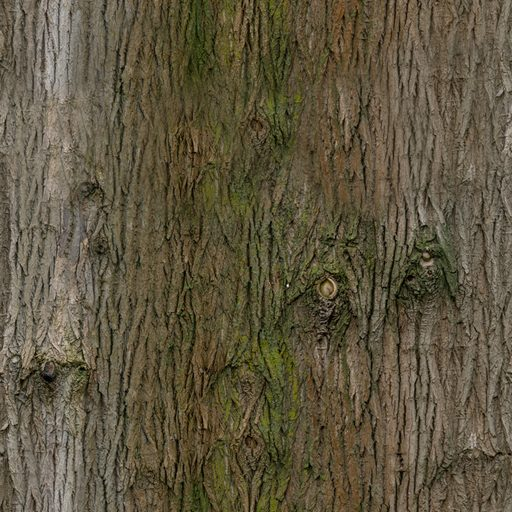
#> input picture tools/city3/tex_trees/tree_bark.jpg, 512 x 512 px
$ python taste_report.py tex_trees/tree_bark.jpg tex_trees/tree_bark.jpg
#> lines starting #> are read from the running program, lines starting #| are printed output that depends on the picture; after the words box and inside, x2 and y2 are one past the last pixel; in counts of white or black regions, pixels touching at a corner belong together
#!/usr/bin/env python3
"""Numeric read on a taste-lab render: exposure, per-tile contrast/edges, warmth, blankness.

    python3 tools/city3/taste_report.py <render.png> [tiles WxH]

Every defect the taste lab tracks has a measurable signature: rug busyness is tile
luma/edge stats, the skyline is edge density in the glazing band, palette warmth is
mean R-B, the lamp is a warm-pixel cluster, blank art is a flat tile. Dense numbers
are how renders get judged here - eyeballs do the tie-breaks, not the pass/fail.
"""
import sys

import numpy as np
from PIL import Image


def luma(a):
    return 0.2126 * a[..., 0] + 0.7152 * a[..., 1] + 0.0722 * a[..., 2]


def grad_density(l, t=8.0):
    """Fraction of pixels with a luma gradient above t (hard edges: skyline, seams)."""
    g = np.zeros(l.shape)
    g[:, :-1] += np.abs(np.diff(l, axis=1))
    g[:-1, :] += np.abs(np.diff(l, axis=0))
    return float((g > t).mean())


def main():
    path = sys.argv[1]
    tx, ty = 8, 5
    if len(sys.argv) > 2 and sys.argv[2].count("x") == 1 and sys.argv[2][0].isdigit():
        tx, ty = (int(v) for v in sys.argv[2].split("x"))
    im = np.asarray(Image.open(path).convert("RGB"), dtype=float)
    H, W, _ = im.shape
#> H = 512; W = 512
    l = luma(im)
#> in luma, `return 0.2126 * a[..., 0] + 0.7152 * a[..., 1] + 0.0722 * a[..., 2]`:
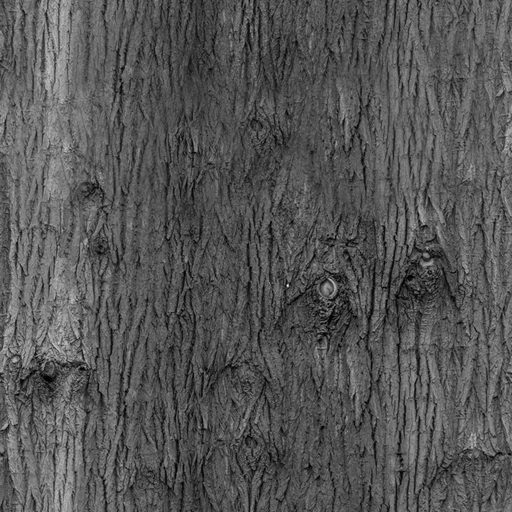
#> returned value: shape (512, 512) float64; min 0, max 254, mean 86.2
    print(f"{path}  {W}x{H}  tiles {tx}x{ty}")
#| tex_trees/tree_bark.jpg  512x512  tiles 8x5
    pr = np.percentile(l, [1, 50, 99])
#> pr = [20.19, 86.19, 153.3]
    print(f"exposure luma p1/p50/p99: {pr[0]:.1f} / {pr[1]:.1f} / {pr[2]:.1f}")
#| exposure luma p1/p50/p99: 20.2 / 86.2 / 153.3
    print(f"global warmth (mean R-B): {im[..., 0].mean() - im[..., 2].mean():+.2f}")
#| global warmth (mean R-B): +31.10
    print("tile grid: luma/edge%  (edge% = pixels with gradient > 8, hard edges)")
    for j in range(ty):
        row = []
        for i in range(tx):
            t = l[j * H // ty:(j + 1) * H // ty, i * W // tx:(i + 1) * W // tx]
            row.append(f"{t.mean():5.1f}/{grad_density(t) * 100:4.1f}")
        print(f"  row{j}: " + "  ".join(row))
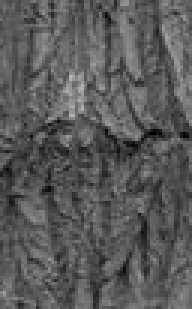
#> t: shape (103, 64) float64 (shown 3 times larger); min 1.49, max 185.5, mean 89.8
    # the practicals: where do the warmest pixels cluster (lamp, sun raking in)
    warmth = im[..., 0] - im[..., 2]
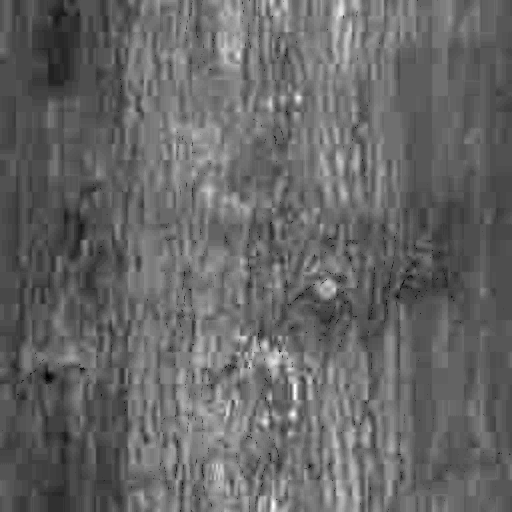
#> warmth: shape (512, 512) float64; min -3, max 82, mean 31.1; drawn with min black and max white
    m = warmth > np.percentile(warmth, 99)
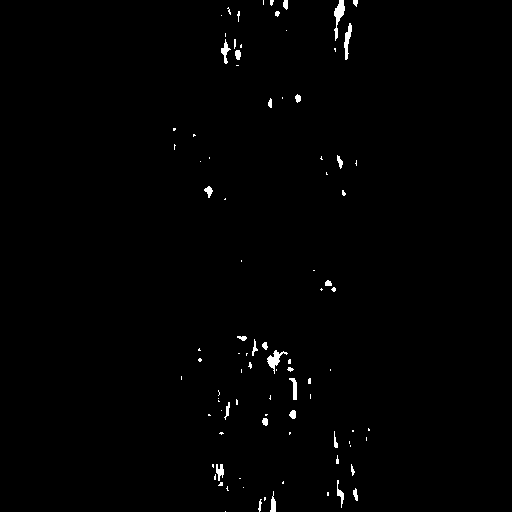
#> m: shape (512, 512) bool; 0.8% white; 92 white regions (64 under 20 px), largest, box (x1, y1, x2, y2) and area: (334, 0, 345, 41) 199, (267, 350, 288, 374) 171, (344, 23, 352, 60) 144
    ys, xs = np.nonzero(m)
#> ys = 2107 values from 0 to 511; xs = 2107 values, max 369 at index 1624, min 173 at index 743, mean 285.3
    if len(xs):
        print(f"warmest 1% pixels: mean R-B {warmth[m].mean():.1f}, centred at "
              f"({xs.mean() / W * 100:.0f}%, {ys.mean() / H * 100:.0f}%) of frame, n={m.sum()}")
#| warmest 1% pixels: mean R-B 60.3, centred at (56%, 51%) of frame, n=2107
    # blank surfaces read as tiles with luma std < 2 (blank art, void walls)
    flat = [f"({i},{j})" for j in range(ty) for i in range(tx)
            if float(l[j * H // ty:(j + 1) * H // ty, i * W // tx:(i + 1) * W // tx].std()) < 2.0]
#> flat = []
    print("flat tiles (std<2, candidate blank art):", " ".join(flat) if flat else "none")
#| flat tiles (std<2, candidate blank art): none


if __name__ == "__main__":
    main()
